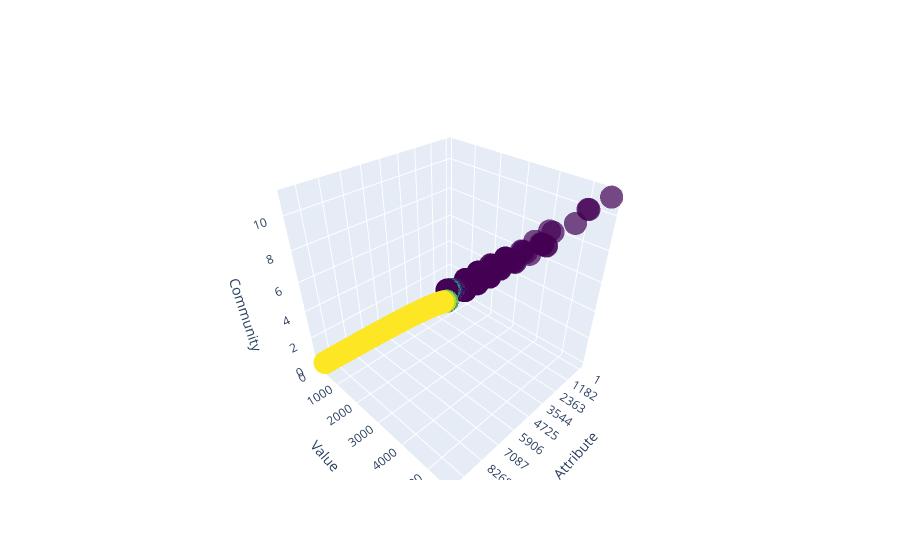

The notebook cell saved with this chart:
### Code cell
import pandas as pd
import matplotlib.pyplot as plt
from mpl_toolkits.mplot3d import Axes3D
import plotly.graph_objects as go

# Load the data from the CSV file
df = pd.read_csv('your_output_file.csv')

# Create a 3D scatter plot using Matplotlib
fig = plt.figure()
ax = fig.add_subplot(111, projection='3d')
colors = ['blue', 'red', 'green', 'yellow', 'orange', 'purple', 'pink', 'violet']
for i in range(-1, max(df['cluster'])+1):
    cluster_data = df[df['cluster']==i]
    ax.scatter(pd.to_numeric(cluster_data['attribute'].str[3:]), pd.to_numeric(cluster_data['value']), cluster_data['community'], c=colors[i % len(colors)])
ax.set_xlabel('Attribute')
ax.set_ylabel('Value')
ax.set_zlabel('Community')
plt.show()

# Create a 3D scatter plot using Plotly
fig = go.Figure(data=[go.Scatter3d(
    x=df['attribute'].str[3:],
    y=df['value'],
    z=df['community'],
    mode='markers',
    marker=dict(
        color=df['cluster'],
        colorscale='Viridis',
        opacity=0.7,
        symbol='circle'
    )
)])
fig.update_layout(scene=dict(xaxis_title='Attribute', yaxis_title='Value', zaxis_title='Community'))
fig.show()

### Figure 1 — Plotly figure (JSON) as saved in the notebook; plotly's stock layout.template omitted (floating-point values rounded to 4 significant figures; data arrays with more than 128 entries replaced by an {"elided": "..."} marker saying what was removed)
{"data": [{"marker": {"color": {"elided": "10000 int values"}, "colorscale": [[0, "#440154"], [0.1111, "#482878"], [0.2222, "#3e4989"], [0.3333, "#31688e"], [0.4444, "#26828e"], [0.5556, "#1f9e89"], [0.6667, "#35b779"], [0.7778, "#6ece58"], [0.8889, "#b5de2b"], [1, "#fde725"]], "opacity": 0.7, "symbol": "circle"}, "mode": "markers", "type": "scatter3d", "x": {"elided": "10000 str values"}, "y": {"elided": "10000 int values"}, "z": {"elided": "10000 int values"}}], "layout": {"scene": {"xaxis": {"title": {"text": "Attribute"}}, "yaxis": {"title": {"text": "Value"}}, "zaxis": {"title": {"text": "Community"}}}}}
